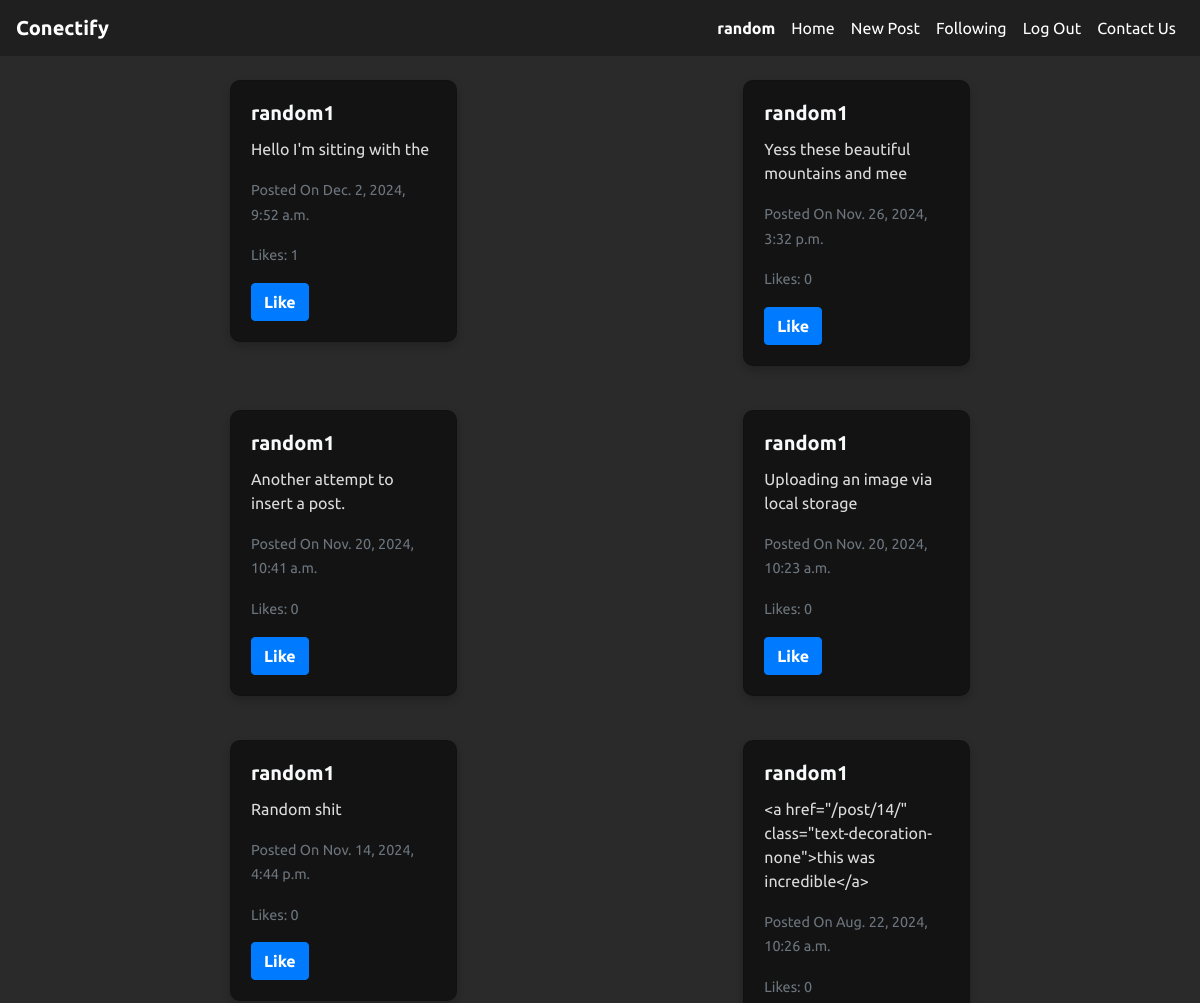
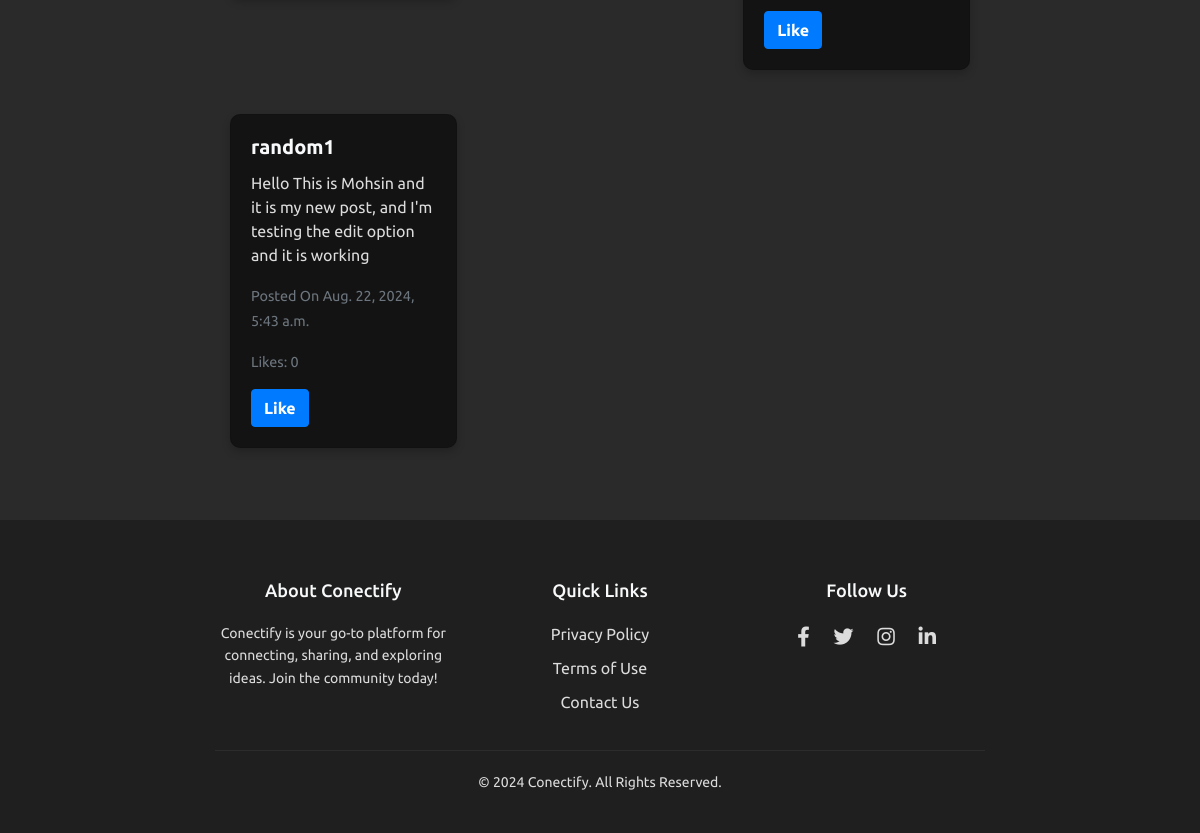
Page /following (signed in) on the committed database (2 pictures, top to bottom).
### network/models.py (models this page shows, shortened)
class User(AbstractUser):
    profile_image = models.ImageField(upload_to = "profile_image", blank=True,null=True)

class Post(models.Model):
    user = models.ForeignKey(User , on_delete=models.CASCADE, related_name="posts")
    image = models.ImageField( upload_to="post_images/'",blank= True , null = True)
    image_url = models.URLField(blank=True , null= True)
    content = models.TextField()
    updated_at = models.DateTimeField(auto_now_add = True)
    timestamp = models.DateTimeField(auto_now_add=True)
    likes = models.ManyToManyField(User, blank=True , related_name="likes")

### network/views.py (the view)
# urls.py: path('following',views.following_page,name="following"),
@login_required
def following_page(request):
    user = request.user
    followed_users_ids = Follow.objects.filter(follower=user).values_list('followed_id', flat=True)
    posts = Post.objects.filter(user_id__in=followed_users_ids).order_by('-timestamp')
    paginator = Paginator(posts,10)
    page_number = request.GET.get("page")
    page_obj = paginator.get_page(page_number)
    return render(request, 'network/following.html', {
        'posts': page_obj.object_list,
        'page_obj':page_obj
        })

### network/templates/network/following.html (shortened to what this page needs)
{% extends "network/layout.html" %}
{% block body %}
<div class="container mt-4">
    <div class="row">
        <div class="col-12">
            <div class="row" id="post-container">
                {% for post in posts %}
                <div class="col-md-4 mb-4">
                    <div class="card" id="post-{{ post.id }}">
                        <div class="card-body">
                            <h5 class="card-title" ><a href="{% url "profile" post.user.username %}">{{ post.user.username }}</a></h5>
                            <p class="card-text" id="post-content-{{ post.id }}">{{ post.content }}</p>
                            <p class="card-text"><small class="text-muted">Posted On {{ post.timestamp }}</small></p>
                            <p class="card-text">
                                <small class="text-muted">Likes: <span id="like-count-{{ post.id }}">{{ post.likes.count }}</span></small>
                            </p>
                            {% if post.user != user %}
                                {% if user in post.likes.all %}
                                <button class="btn btn-warning" id="like-btn-{{ post.id }}" onclick="toggleLike({{ post.id }})"> Unlike </button>
                                {% else %}
                                <button class="btn btn-primary" id="like-btn-{{ post.id }}" onclick="toggleLike({{ post.id }})"> Like </button>
                                {% endif %}
                            {% endif %}
                        </div>
                    </div>
                </div>
                {% endfor %}
            </div>
        </div>
    </div>
</div>
{% endblock body %}

### network/templates/network/layout.html (shortened to what this page needs)
{% load static %}
<!DOCTYPE html>
<html lang="en">
<head>
    <link rel="stylesheet" href="https://stackpath.bootstrapcdn.com/bootstrap/4.4.1/css/bootstrap.min.css">
    <link href="{% static 'network/styles.css' %}" rel="stylesheet">
    <link href="https://cdnjs.cloudflare.com/ajax/libs/font-awesome/5.15.4/css/all.min.css" rel="stylesheet">
</head>
<body>
    <nav class="navbar navbar-expand-lg navbar-dark bg-dark">
        <a class="navbar-brand" href="#top"><strong>Conectify</strong></a>
        <div class="collapse navbar-collapse" id="navbarNav">
            <ul class="navbar-nav ml-auto">
                {% if user.is_authenticated %}
                    <li class="nav-item">
                        <a class="nav-link" href="{% url 'profile' user.username %}"><strong>{{ user.username }}</strong></a>
                    </li>
                    <li class="nav-item">
                        <a class="nav-link" href="{% url 'all-posts' %}">Home</a>
                    </li>
                    <li class="nav-item">
                        <a class="nav-link" href="{% url 'new-post' %}">New Post</a>
                    </li>
                    <li class="nav-item">
                        <a class="nav-link" href="{% url 'following' %}">Following</a>
                    </li>
                    <li class="nav-item">
                        <a class="nav-link" href="{% url 'logout' %}">Log Out</a>
                    </li>
                {% endif %}
                <li class="nav-item">
                    <a class="nav-link" href="#footer">Contact Us</a>
                </li>
            </ul>
        </div>
    </nav>
   <div class="container my-4 flex-grow-1">
    {% block body %}
    {% endblock %}
</div>
<footer id="footer">
    <div class="container">
        <div class="row">
            <div class="col-md-4">
                <h5>About Conectify</h5>
                <p>Conectify is your go-to platform for connecting, sharing, and exploring ideas. Join the community today!</p>
            </div>
            <div class="col-md-4">
                <h5>Quick Links</h5>
                <ul class="list-unstyled">
                    <li><a href="#">Privacy Policy</a></li>
                    <li><a href="#">Terms of Use</a></li>
                    <li><a href="#">Contact Us</a></li>
                </ul>
            </div>
            <div class="col-md-4">
                <h5>Follow Us</h5>
                <div class="social-icons">
                    <a href="#"><i class="fab fa-facebook-f"></i></a>
                    <a href="#"><i class="fab fa-twitter"></i></a>
                    <a href="#"><i class="fab fa-instagram"></i></a>
                    <a href="#"><i class="fab fa-linkedin-in"></i></a>
                </div>
            </div>
        </div>
        <hr class="footer-divider">
        <p>&copy; 2024 Conectify. All Rights Reserved.</p>
    </div>
</footer>
</body>
</html>

### network/static/network/styles.css (style rules this page uses)
html { scroll-behavior: smooth; }
body { font-family:'Ubuntu',sans-serif; background-color: #2b2a2a; }
.navbar { background-color: #1f1f1f !important; }
.navbar-brand { font-weight: bold; color: white !important; }
.navbar-nav .nav-link { color: white !important; }
.container { max-width: 800px; margin-top: 20px; }
#post-container { display: flex; flex-wrap: wrap; justify-content: space-between; gap: 20px; }
.card { background-color: #131313; border-radius: 10px; transition: transform 0.3s ease, box-shadow 0.3s ease; cursor: pointer; box-shadow: 0 4px 8px rgba(0, 0, 0, 0.2); color: #dcdcdc; }
.card-title a { color: #f8f9fa; font-weight: 600; text-decoration: none; transition: color 0.3s ease; }
.btn { transition: background-color 0.3s ease, color 0.3s ease; font-weight: bold; }
.text-muted { font-size: 0.9em; color: #a6a6a6; }
footer { background-color: #1f1f1f; color: #dcdcdc; text-align: center; padding: 40px 0; }
footer h5 { color: #f8f9fa; margin-bottom: 20px; font-size: 18px; }
footer p { font-size: 14px; margin: 0; line-height: 1.6; }
footer ul { list-style: none; padding: 0; }
footer ul li { margin: 10px 0; }
footer ul li a { color: #dcdcdc !important; text-decoration: none !important; transition: color 0.3s ease-in-out; }
footer .social-icons a { font-size: 20px; color: #dcdcdc; margin: 0 10px; transition: color 0.3s ease-in-out; }
footer .footer-divider { border-top: 1px solid #2c2c2c; margin: 20px 0; }

### rows in the picture
User: username "random"
Post: user.username "random1", content "Hello I'm sitting with the", timestamp "Dec. 2, 2024, 9:52 a.m.", likes.count "1"
Post: user.username "random1", content "Yess these beautiful mountains and mee", timestamp "Nov. 26, 2024, 3:32 p.m.", likes.count "0"
Post: user.username "random1", content "Another attempt to insert a post.", timestamp "Nov. 20, 2024, 10:41 a.m.", likes.count "0"
Post: user.username "random1", content "Uploading an image via local storage", timestamp "Nov. 20, 2024, 10:23 a.m.", likes.count "0"
Post: user.username "random1", content "Random shit", timestamp "Nov. 14, 2024, 4:44 p.m.", likes.count "0"
Post: user.username "random1", content "<a href=\"/post/14/\" class=\"text-decoration-none\">this was incredible</a>", timestamp "Aug. 22, 2024, 10:26 a.m.", likes.count "0"
Post: user.username "random1", content "Hello This is Mohsin and it is my new post, and I'm testing the edit option and it is working", timestamp "Aug. 22, 2024, 5:43 a.m.", likes.count "0"
